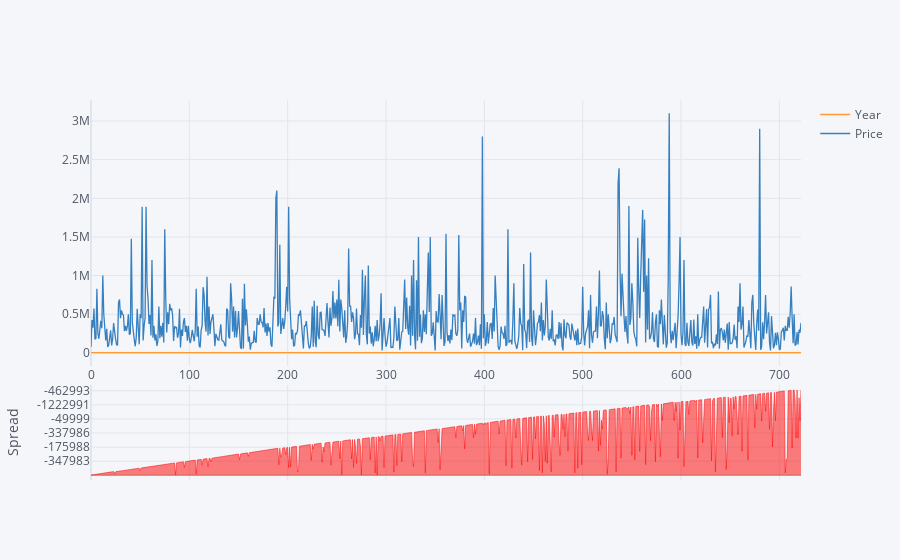

The notebook cell this image was saved under:
### Code cell
car[['Year','Price']].iplot(kind = 'spread')

### Figure 1 — Plotly figure (JSON) as saved in the notebook; plotly's stock layout.template omitted (floating-point values rounded to 4 significant figures; data arrays with more than 128 entries replaced by an {"elided": "..."} marker saying what was removed)
{"data": [{"line": {"color": "rgba(255, 153, 51, 1.0)", "dash": "solid", "shape": "linear", "width": 1.3}, "mode": "lines", "name": "Year", "text": "", "type": "scatter", "x": {"elided": "723 int values"}, "y": {"elided": "723 int values"}}, {"line": {"color": "rgba(55, 128, 191, 1.0)", "dash": "solid", "shape": "linear", "width": 1.3}, "mode": "lines", "name": "Price", "text": "", "type": "scatter", "x": {"elided": "723 int values"}, "y": {"elided": "723 int values"}}, {"connectgaps": false, "fill": "tozeroy", "line": {"color": "green", "dash": "solid", "shape": "linear", "width": 0.5}, "mode": "lines", "name": "Spread", "showlegend": false, "type": "scatter", "x": {"elided": "723 int values"}, "xaxis": "x2", "y": {"elided": "723 str values"}, "yaxis": "y2"}, {"connectgaps": false, "fill": "tozeroy", "line": {"color": "red", "dash": "solid", "shape": "linear", "width": 0.5}, "mode": "lines", "name": "Spread", "showlegend": false, "type": "scatter", "x": {"elided": "723 int values"}, "xaxis": "x2", "y": {"elided": "723 int values"}, "yaxis": "y2"}], "layout": {"hovermode": "x", "legend": {"bgcolor": "#F5F6F9", "font": {"color": "#4D5663"}}, "paper_bgcolor": "#F5F6F9", "plot_bgcolor": "#F5F6F9", "title": {"font": {"color": "#4D5663"}}, "xaxis": {"gridcolor": "#E1E5ED", "showgrid": true, "tickfont": {"color": "#4D5663"}, "title": {"font": {"color": "#4D5663"}, "text": ""}, "zerolinecolor": "#E1E5ED"}, "xaxis2": {"anchor": "y2", "gridcolor": "#E1E5ED", "showgrid": true, "showticklabels": false, "tickfont": {"color": "#4D5663"}, "title": {"font": {"color": "#4D5663"}, "text": ""}, "zerolinecolor": "#E1E5ED"}, "yaxis": {"domain": [0.3, 1], "gridcolor": "#E1E5ED", "showgrid": true, "tickfont": {"color": "#4D5663"}, "title": {"font": {"color": "#4D5663"}, "text": ""}, "zerolinecolor": "#E1E5ED"}, "yaxis2": {"domain": [0, 0.25], "gridcolor": "#E1E5ED", "showgrid": true, "tickfont": {"color": "#4D5663"}, "title": {"font": {"color": "#4D5663"}, "text": "Spread"}, "zerolinecolor": "#E1E5ED"}}}
